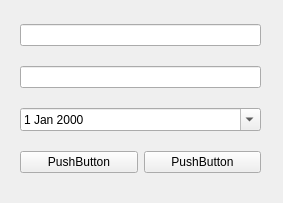
<?xml version="1.0" encoding="UTF-8"?>
<ui version="4.0">
 <class>MainWindow</class>
 <widget class="QMainWindow" name="MainWindow">
  <property name="geometry">
   <rect>
    <x>0</x>
    <y>0</y>
    <width>283</width>
    <height>203</height>
   </rect>
  </property>
  <property name="windowTitle">
   <string>MainWindow</string>
  </property>
  <widget class="QWidget" name="centralwidget">
   <widget class="QWidget" name="verticalLayoutWidget">
    <property name="geometry">
     <rect>
      <x>20</x>
      <y>10</y>
      <width>241</width>
      <height>181</height>
     </rect>
    </property>
    <layout class="QVBoxLayout" name="verticalLayout">
     <item>
      <widget class="QLineEdit" name="NamelineEdit"/>
     </item>
     <item>
      <widget class="QLineEdit" name="TelephonelineEdit"/>
     </item>
     <item>
      <widget class="QDateEdit" name="dateEdit">
       <property name="calendarPopup">
        <bool>true</bool>
       </property>
      </widget>
     </item>
     <item>
      <layout class="QHBoxLayout" name="horizontalLayout">
       <item>
        <widget class="QPushButton" name="OkpushButton">
         <property name="text">
          <string>PushButton</string>
         </property>
        </widget>
       </item>
       <item>
        <widget class="QPushButton" name="CancelpushButton">
         <property name="text">
          <string>PushButton</string>
         </property>
        </widget>
       </item>
      </layout>
     </item>
    </layout>
   </widget>
  </widget>
 </widget>
 <resources/>
 <connections/>
</ui>
